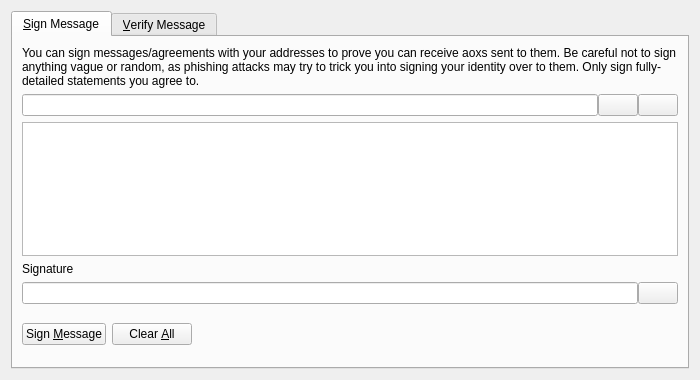
<?xml version="1.0" encoding="UTF-8"?>
<ui version="4.0">
 <class>SignVerifyMessageDialog</class>
 <widget class="QDialog" name="SignVerifyMessageDialog">
  <property name="geometry">
   <rect>
    <x>0</x>
    <y>0</y>
    <width>700</width>
    <height>380</height>
   </rect>
  </property>
  <property name="windowTitle">
   <string>Signatures - Sign / Verify a Message</string>
  </property>
  <property name="modal">
   <bool>true</bool>
  </property>
  <layout class="QVBoxLayout" name="verticalLayout">
   <item>
    <widget class="QTabWidget" name="tabWidget">
     <property name="currentIndex">
      <number>0</number>
     </property>
     <widget class="QWidget" name="tabSignMessage">
      <attribute name="title">
       <string>&amp;Sign Message</string>
      </attribute>
      <layout class="QVBoxLayout" name="verticalLayout_SM">
       <item>
        <widget class="QLabel" name="infoLabel_SM">
         <property name="text">
          <string>You can sign messages/agreements with your addresses to prove you can receive aoxs sent to them. Be careful not to sign anything vague or random, as phishing attacks may try to trick you into signing your identity over to them. Only sign fully-detailed statements you agree to.</string>
         </property>
         <property name="textFormat">
          <enum>Qt::PlainText</enum>
         </property>
         <property name="wordWrap">
          <bool>true</bool>
         </property>
        </widget>
       </item>
       <item>
        <layout class="QHBoxLayout" name="horizontalLayout_1_SM">
         <property name="spacing">
          <number>0</number>
         </property>
         <item>
          <widget class="QValidatedLineEdit" name="addressIn_SM">
           <property name="toolTip">
            <string>The aox address to sign the message with</string>
           </property>
          </widget>
         </item>
         <item>
          <widget class="QPushButton" name="addressBookButton_SM">
           <property name="toolTip">
            <string>Choose previously used address</string>
           </property>
           <property name="text">
            <string/>
           </property>
           <property name="icon">
            <iconset resource="../bitcoin.qrc">
             <normaloff>:/icons/address-book</normaloff>:/icons/address-book</iconset>
           </property>
           <property name="shortcut">
            <string>Alt+A</string>
           </property>
           <property name="autoDefault">
            <bool>false</bool>
           </property>
          </widget>
         </item>
         <item>
          <widget class="QPushButton" name="pasteButton_SM">
           <property name="toolTip">
            <string>Paste address from clipboard</string>
           </property>
           <property name="text">
            <string/>
           </property>
           <property name="icon">
            <iconset resource="../bitcoin.qrc">
             <normaloff>:/icons/editpaste</normaloff>:/icons/editpaste</iconset>
           </property>
           <property name="shortcut">
            <string>Alt+P</string>
           </property>
           <property name="autoDefault">
            <bool>false</bool>
           </property>
          </widget>
         </item>
        </layout>
       </item>
       <item>
        <widget class="QPlainTextEdit" name="messageIn_SM">
         <property name="toolTip">
          <string>Enter the message you want to sign here</string>
         </property>
        </widget>
       </item>
       <item>
        <widget class="QLabel" name="signatureLabel_SM">
         <property name="text">
          <string>Signature</string>
         </property>
         <property name="textFormat">
          <enum>Qt::PlainText</enum>
         </property>
        </widget>
       </item>
       <item>
        <layout class="QHBoxLayout" name="horizontalLayout_2_SM">
         <property name="spacing">
          <number>0</number>
         </property>
         <item>
          <widget class="QLineEdit" name="signatureOut_SM">
           <property name="font">
            <font>
             <italic>true</italic>
            </font>
           </property>
           <property name="readOnly">
            <bool>true</bool>
           </property>
          </widget>
         </item>
         <item>
          <widget class="QPushButton" name="copySignatureButton_SM">
           <property name="toolTip">
            <string>Copy the current signature to the system clipboard</string>
           </property>
           <property name="text">
            <string/>
           </property>
           <property name="icon">
            <iconset resource="../bitcoin.qrc">
             <normaloff>:/icons/editcopy</normaloff>:/icons/editcopy</iconset>
           </property>
           <property name="autoDefault">
            <bool>false</bool>
           </property>
          </widget>
         </item>
        </layout>
       </item>
       <item>
        <layout class="QHBoxLayout" name="horizontalLayout_3_SM">
         <item>
          <widget class="QPushButton" name="signMessageButton_SM">
           <property name="toolTip">
            <string>Sign the message to prove you own this aox address</string>
           </property>
           <property name="text">
            <string>Sign &amp;Message</string>
           </property>
           <property name="icon">
            <iconset resource="../bitcoin.qrc">
             <normaloff>:/icons/edit</normaloff>:/icons/edit</iconset>
           </property>
           <property name="autoDefault">
            <bool>false</bool>
           </property>
          </widget>
         </item>
         <item>
          <widget class="QPushButton" name="clearButton_SM">
           <property name="toolTip">
            <string>Reset all sign message fields</string>
           </property>
           <property name="text">
            <string>Clear &amp;All</string>
           </property>
           <property name="icon">
            <iconset resource="../bitcoin.qrc">
             <normaloff>:/icons/remove</normaloff>:/icons/remove</iconset>
           </property>
           <property name="autoDefault">
            <bool>false</bool>
           </property>
          </widget>
         </item>
         <item>
          <spacer name="horizontalSpacer_1_SM">
           <property name="orientation">
            <enum>Qt::Horizontal</enum>
           </property>
           <property name="sizeHint" stdset="0">
            <size>
             <width>40</width>
             <height>48</height>
            </size>
           </property>
          </spacer>
         </item>
         <item>
          <widget class="QLabel" name="statusLabel_SM">
           <property name="font">
            <font>
             <weight>75</weight>
             <bold>true</bold>
            </font>
           </property>
           <property name="text">
            <string/>
           </property>
           <property name="wordWrap">
            <bool>true</bool>
           </property>
          </widget>
         </item>
         <item>
          <spacer name="horizontalSpacer_2_SM">
           <property name="orientation">
            <enum>Qt::Horizontal</enum>
           </property>
           <property name="sizeHint" stdset="0">
            <size>
             <width>40</width>
             <height>48</height>
            </size>
           </property>
          </spacer>
         </item>
        </layout>
       </item>
      </layout>
     </widget>
     <widget class="QWidget" name="tabVerifyMessage">
      <attribute name="title">
       <string>&amp;Verify Message</string>
      </attribute>
      <layout class="QVBoxLayout" name="verticalLayout_VM">
       <item>
        <widget class="QLabel" name="infoLabel_VM">
         <property name="text">
          <string>Enter the receiver's address, message (ensure you copy line breaks, spaces, tabs, etc. exactly) and signature below to verify the message. Be careful not to read more into the signature than what is in the signed message itself, to avoid being tricked by a man-in-the-middle attack. Note that this only proves the signing party receives with the address, it cannot prove sendership of any transaction!</string>
         </property>
         <property name="textFormat">
          <enum>Qt::PlainText</enum>
         </property>
         <property name="alignment">
          <set>Qt::AlignLeading|Qt::AlignLeft|Qt::AlignTop</set>
         </property>
         <property name="wordWrap">
          <bool>true</bool>
         </property>
        </widget>
       </item>
       <item>
        <layout class="QHBoxLayout" name="horizontalLayout_1_VM">
         <property name="spacing">
          <number>0</number>
         </property>
         <item>
          <widget class="QValidatedLineEdit" name="addressIn_VM">
           <property name="toolTip">
            <string>The aox address the message was signed with</string>
           </property>
          </widget>
         </item>
         <item>
          <widget class="QPushButton" name="addressBookButton_VM">
           <property name="toolTip">
            <string>Choose previously used address</string>
           </property>
           <property name="text">
            <string/>
           </property>
           <property name="icon">
            <iconset resource="../bitcoin.qrc">
             <normaloff>:/icons/address-book</normaloff>:/icons/address-book</iconset>
           </property>
           <property name="shortcut">
            <string>Alt+A</string>
           </property>
           <property name="autoDefault">
            <bool>false</bool>
           </property>
          </widget>
         </item>
        </layout>
       </item>
       <item>
        <widget class="QPlainTextEdit" name="messageIn_VM"/>
       </item>
       <item>
        <widget class="QValidatedLineEdit" name="signatureIn_VM"/>
       </item>
       <item>
        <layout class="QHBoxLayout" name="horizontalLayout_2_VM">
         <item>
          <widget class="QPushButton" name="verifyMessageButton_VM">
           <property name="toolTip">
            <string>Verify the message to ensure it was signed with the specified aox address</string>
           </property>
           <property name="text">
            <string>Verify &amp;Message</string>
           </property>
           <property name="icon">
            <iconset resource="../bitcoin.qrc">
             <normaloff>:/icons/transaction_0</normaloff>:/icons/transaction_0</iconset>
           </property>
           <property name="autoDefault">
            <bool>false</bool>
           </property>
          </widget>
         </item>
         <item>
          <widget class="QPushButton" name="clearButton_VM">
           <property name="toolTip">
            <string>Reset all verify message fields</string>
           </property>
           <property name="text">
            <string>Clear &amp;All</string>
           </property>
           <property name="icon">
            <iconset resource="../bitcoin.qrc">
             <normaloff>:/icons/remove</normaloff>:/icons/remove</iconset>
           </property>
           <property name="autoDefault">
            <bool>false</bool>
           </property>
          </widget>
         </item>
         <item>
          <spacer name="horizontalSpacer_1_VM">
           <property name="orientation">
            <enum>Qt::Horizontal</enum>
           </property>
           <property name="sizeHint" stdset="0">
            <size>
             <width>40</width>
             <height>48</height>
            </size>
           </property>
          </spacer>
         </item>
         <item>
          <widget class="QLabel" name="statusLabel_VM">
           <property name="font">
            <font>
             <weight>75</weight>
             <bold>true</bold>
            </font>
           </property>
           <property name="text">
            <string/>
           </property>
           <property name="wordWrap">
            <bool>true</bool>
           </property>
          </widget>
         </item>
         <item>
          <spacer name="horizontalSpacer_2_VM">
           <property name="orientation">
            <enum>Qt::Horizontal</enum>
           </property>
           <property name="sizeHint" stdset="0">
            <size>
             <width>40</width>
             <height>48</height>
            </size>
           </property>
          </spacer>
         </item>
        </layout>
       </item>
      </layout>
     </widget>
    </widget>
   </item>
  </layout>
 </widget>
 <customwidgets>
  <customwidget>
   <class>QValidatedLineEdit</class>
   <extends>QLineEdit</extends>
   <header>qt/qvalidatedlineedit.h</header>
  </customwidget>
 </customwidgets>
 <resources>
  <include location="../bitcoin.qrc"/>
 </resources>
 <connections/>
</ui>
